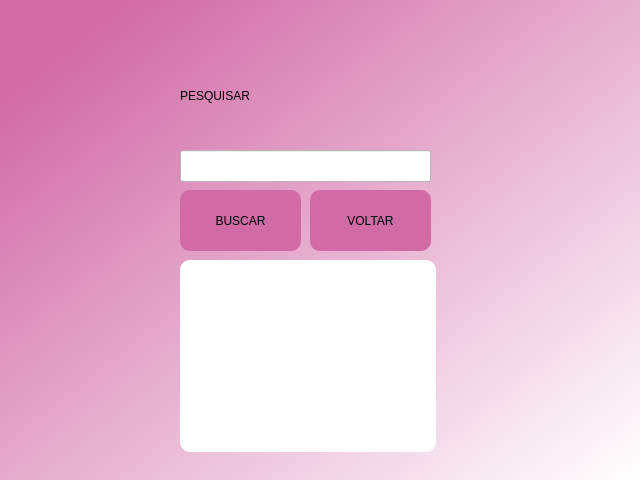
<?xml version="1.0" encoding="UTF-8"?>
<ui version="4.0">
 <class>menuWindow</class>
 <widget class="QDialog" name="menuWindow">
  <property name="geometry">
   <rect>
    <x>0</x>
    <y>0</y>
    <width>640</width>
    <height>480</height>
   </rect>
  </property>
  <property name="windowTitle">
   <string>Pesquisar</string>
  </property>
  <widget class="QWidget" name="bgWidget" native="true">
   <property name="geometry">
    <rect>
     <x>0</x>
     <y>0</y>
     <width>640</width>
     <height>480</height>
    </rect>
   </property>
   <property name="styleSheet">
    <string notr="true">QWidget#bgWidget{
background-color: qlineargradient(spread:pad, x1:0.073, y1:0.128341, x2:1, y2:1, stop:0 rgba(209, 107, 165, 255), stop:1 rgba(255, 255, 255, 255));}</string>
   </property>
   <widget class="QLabel" name="label">
    <property name="geometry">
     <rect>
      <x>180</x>
      <y>60</y>
      <width>261</width>
      <height>71</height>
     </rect>
    </property>
    <property name="styleSheet">
     <string notr="true">font: 36pt &quot;Monospace&quot;;</string>
    </property>
    <property name="text">
     <string>PESQUISAR</string>
    </property>
   </widget>
   <widget class="QPushButton" name="searchButton">
    <property name="geometry">
     <rect>
      <x>180</x>
      <y>190</y>
      <width>121</width>
      <height>61</height>
     </rect>
    </property>
    <property name="cursor">
     <cursorShape>PointingHandCursor</cursorShape>
    </property>
    <property name="styleSheet">
     <string notr="true">border-radius: 10px;
border-color: rgb(255, 255, 255);
background-color: rgba(209, 107, 165, 255);
</string>
    </property>
    <property name="text">
     <string>BUSCAR</string>
    </property>
    <property name="icon">
     <iconset theme="QIcon::ThemeIcon::InsertImage">
      <normaloff>Icon/search.png</normaloff>
      <normalon>Icon/search.png</normalon>
      <disabledoff>Icon/search.png</disabledoff>
      <disabledon>Icon/search.png</disabledon>
      <activeoff>Icon/search.png</activeoff>
      <activeon>Icon/search.png</activeon>
      <selectedoff>Icon/search.png</selectedoff>
      <selectedon>Icon/search.png</selectedon>Icon/search.png</iconset>
    </property>
    <property name="iconSize">
     <size>
      <width>40</width>
      <height>40</height>
     </size>
    </property>
   </widget>
   <widget class="QLineEdit" name="lineSearch">
    <property name="geometry">
     <rect>
      <x>180</x>
      <y>150</y>
      <width>251</width>
      <height>32</height>
     </rect>
    </property>
    <property name="styleSheet">
     <string notr="true">background-color: rgb(255, 255, 255);
color: rgba(209, 107, 165, 255);</string>
    </property>
    <property name="text">
     <string/>
    </property>
   </widget>
   <widget class="QPushButton" name="backButton">
    <property name="geometry">
     <rect>
      <x>310</x>
      <y>190</y>
      <width>121</width>
      <height>61</height>
     </rect>
    </property>
    <property name="cursor">
     <cursorShape>PointingHandCursor</cursorShape>
    </property>
    <property name="styleSheet">
     <string notr="true">border-radius: 10px;
border-color: rgb(255, 255, 255);
background-color: rgba(209, 107, 165, 255);
</string>
    </property>
    <property name="text">
     <string>VOLTAR</string>
    </property>
    <property name="icon">
     <iconset theme="QIcon::ThemeIcon::InsertImage">
      <normaloff>Icon/back.png</normaloff>
      <normalon>Icon/back.png</normalon>
      <disabledoff>Icon/back.png</disabledoff>
      <disabledon>Icon/back.png</disabledon>
      <activeoff>Icon/back.png</activeoff>
      <activeon>Icon/back.png</activeon>
      <selectedoff>Icon/back.png</selectedoff>
      <selectedon>Icon/back.png</selectedon>Icon/back.png</iconset>
    </property>
    <property name="iconSize">
     <size>
      <width>40</width>
      <height>40</height>
     </size>
    </property>
   </widget>
   <widget class="QTextBrowser" name="textBrowser">
    <property name="geometry">
     <rect>
      <x>180</x>
      <y>260</y>
      <width>256</width>
      <height>192</height>
     </rect>
    </property>
    <property name="styleSheet">
     <string notr="true">background-color: rgb(255, 255, 255);
color: rgb(255, 170, 255);
border-radius: 10px;</string>
    </property>
   </widget>
  </widget>
 </widget>
 <resources/>
 <connections/>
</ui>
